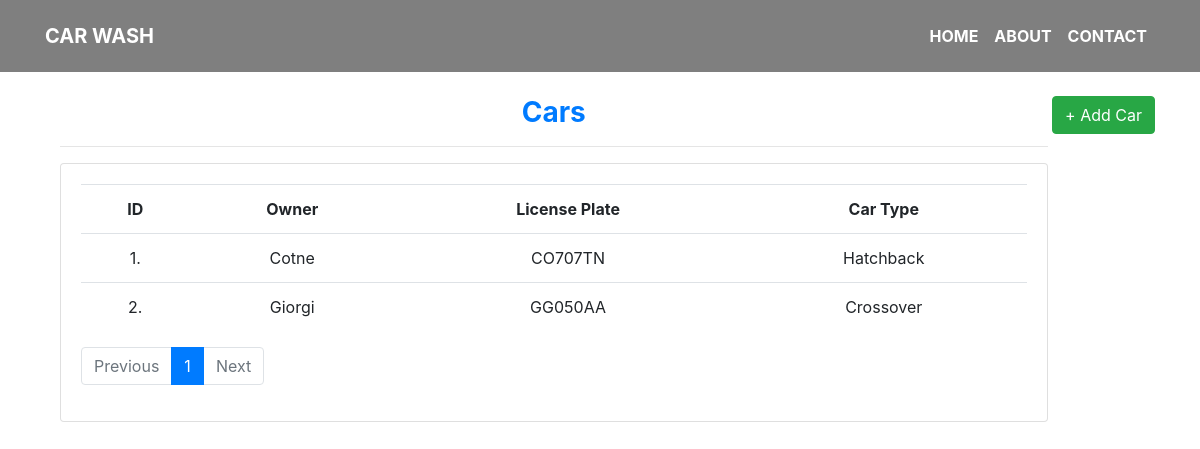
Screenshot of /cars/ with the database file from the repository.
### car_wash/models.py (models this page shows, shortened)
class Car(models.Model):
    owner = models.ForeignKey(Customer, on_delete=models.CASCADE, verbose_name=_('Car Owner'), default=None)
    car_type = models.ForeignKey(CarType, on_delete=models.SET_NULL, null=True)
    license_plate = models.CharField(max_length=30, null=False)

class Customer(models.Model):
    name = models.CharField(max_length=200)
    def __str__(self):
        return self.name

class CarType(models.Model):
    name = models.CharField(max_length=50, verbose_name=_('Car-Type'), unique=True)
    price = models.DecimalField(max_digits=4, decimal_places=2)
    def __str__(self):
        return self.name

### car_wash/views.py (the view)
# urls.py: path('cars/', view=cars_list, name='cars_list'),
def cars_list(request):
    cars = Car.objects.all()
    p = Paginator(cars, 10)
    page_num = request.GET.get('page', 1)
    try:
        page = p.page(page_num)
    except EmptyPage:
        page = p.page(1)
    if page.has_next():
        next_url = f'?page={page.next_page_number()}'
    else:
        next_url = ''
    if page.has_previous():
        prev_url = f'?page={page.previous_page_number()}'
    else:
        prev_url = ''
    return render(request, 'cars.html',
                  {
                      'cars': page,
                      'next_page_url': next_url,
                      'prev_page_url': prev_url
                  })

### car_wash/templates/cars.html
{% extends 'base.html' %}
{% block body %}
{% load static %}
    <br>
    <br>
    <br>
    <br>
<a style='display:inline' class="btn btn-success float-right" href="{% url 'car_wash:add_car' %}" >+ Add Car</a>
<div class="col-md-11">
		<h3><strong><a href="{% url 'car_wash:cars_list' %}">Cars</a></strong></h3>
		<hr>
		<div class="card card-body">
            <table class="table">
				<tr>
                    <th>ID</th>
                    <th>Owner</th>
                    <th>License Plate</th>
                    <th>Car Type</th>
				</tr>
				{% for car in cars %}
					<tr>
                        <td>{{ car.pk }}.</td>
                        <td>{{ car.owner }}</td>
                        <td>{{ car.license_plate }}</td>
                        <td>{{ car.car_type }}</td>
					</tr>
				{% endfor %}
			</table>
            <nav aria-label="...">
              <ul class="pagination">
                <li class="page-item {% if not prev_page_url %} disabled {% endif %}">
                        <a class="page-link" href="{{ prev_page_url }}" tabindex="-1">Previous</a>
                </li>
                  {% for i in cars.paginator.page_range %}
                      {% if cars.number == i %}
                          <li class="page-item active">
                            <a class="page-link" href="?page={{ i }}">{{ i }}<span class="sr-only">(current)</span></a>
                          </li>
                      {% elif i > cars.number|add:-3 and i < cars.number|add:3 %}
                          <li class="page-item">
                              <a class="page-link" href="?page={{ i }}">{{ i }}</a>
                          </li>
                      {% endif %}
                  {% endfor %}
                <li class="page-item {% if not next_page_url %} disabled {% endif %}">
                        <a class="page-link" href="{{ next_page_url }}">Next</a>
                </li>
              </ul>
            </nav>
		</div>
	</div>
{% endblock body %}

### static/css/main.css (style rules this page uses)
div { text-align: center; }
body { background-image: url('/static/images/background.jpg'); background-repeat: no-repeat; background-size: 1500px 750px; background-attachment: fixed; }

### rows the page displays
Car: pk "1", owner "Cotne", license_plate "CO707TN", car_type "Hatchback"
Car: pk "2", owner "Giorgi", license_plate "GG050AA", car_type "Crossover"

### other values shown
{{ i }} "1"
